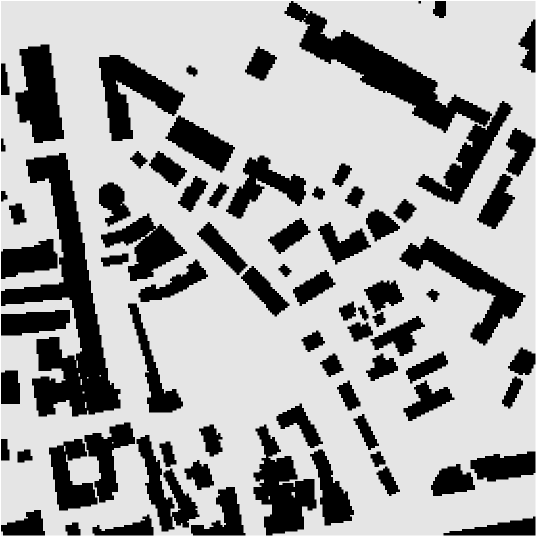
#> input picture Москва/Moscow_1_256.png, 1073 x 1073 px (shown at 1/2 size)
$ jupyter execute --allow-errors JPS_benchmarking.ipynb   (shell and % lines are left out)
#> lines starting #> are read from the running program, lines starting #| are printed output that depends on the picture
[cell 1]
from PIL import Image, ImageDraw
import matplotlib.image as mpimg
import numpy as np
import matplotlib.pyplot as plt
import math
import time
import heapq
from bitarray import bitarray

[cell 2]
# sep = "\\"  # вариант для Windows
sep = "/"  # вариат для Linux

Данный проект посвящён написанию и анализу работы такого алгоритма как JPS (Jump Poin Search). Здесь рассматриваются как
базовая реализация алгоритма JPS (почитать о ней можно тут: `http://grastien.net/ban/articles/hg-aaai11.pdf`), так и его модификация с помощью блоков (Block-based Symmetry Breaking) (почитать об этом можно тут: `https://harabor.net/data/papers/harabor-grastien-icaps14.pdf`). В коде далее есть небольшое количество комментариев, которые
могут прояснить непонятные моменты.

Также в данном проекте проводится сравнение написанных алгоритмов с базовым алгоритмом A*.

Задачи для тестирования взяты отсюда: `https://movingai.com/benchmarks/grids.html`.

В данной лабораторной у нас будет три карты (как и обычно, каждая карта - это некотрое прямоугольное поле из клеток, каждая клетка - либо свободна и в ней можно находиться, либо она занята препятствием) и для каждой карты будет по 100 задач (различной сложности! - эти задачи мы выбираем равномерно из сценариев для каждой из трёх карт (карты и сценарии к ним находятся по ссылке, показанной ранее)), которые тестируемые варианты алгоритма A* должны решить (каждая задача состоит из начальной клетки, из которой начинаем движение и конечной, в которую нам нужно найти кратчайший путь). Все карты предполагаются 8-связными (то есть из каждой клетки можно походить (если такой ход возможен) влево, вправо, вверх, вниз и 4 хода по диагонали). Ход в какую-то клетку возможен, если эта клетка не занята препятствием; также заметим, что в данной реализации мы предполагаем, что **можно срезать углы**.

Итак, для начала посмотрим на карты, которые выбраны для тестирования:

[cell 3]
_, ax = plt.subplots(nrows=1, ncols=3, figsize=(25, 15), dpi=400)
ax[0].imshow(mpimg.imread(sep.join(["Москва", "Moscow_1_256.png"])))
ax[1].imshow(mpimg.imread(sep.join(["IceFloes из Starcraft", "IceFloes.png"])))
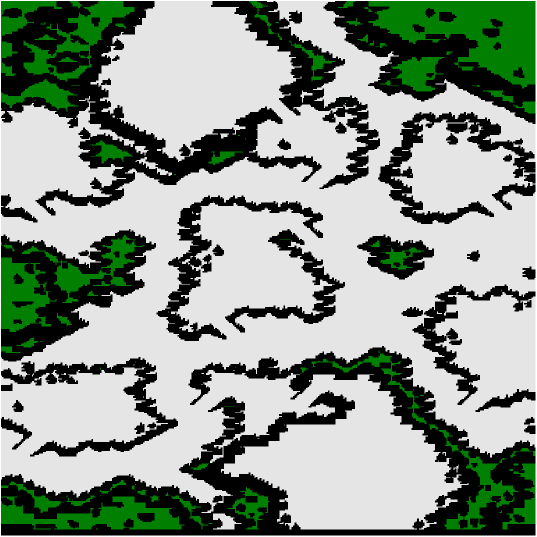
#> input picture IceFloes из Starcraft/IceFloes.png, 1073 x 1073 px (shown at 1/2 size)
#> (the rest of this cell did not finish here and is left out)

Первая карта - городская - а именно, это карта части города Москва. Вторая карта - это карта IceFloes из игры Starcraft, она
интресна формой препятствий, которые образуют области, внутри которых можно находиться, но, чтобы их них выбраться, необходимо
найти выход из препятствий, которые как ограда окружают область. Третья карта - карта lac304d из игры Dragon Age: Origins, её
форма напоминает круговой лабиринт - и чтобы дойти, например, от границы этого круга к его центру, нужно преодолеть множество
препятствий, образующих кольца вокруг центра.

Как можно заметить, все карты имеют совершенно разную топологию, благодаря чему наши тесты будут более объективными, а также
будут полезны не только для сравнения алгоритмов между собой, но и для сравнения эффективности одного алгоритма на разных картах.

В качестве вариантов алгоритма, которые мы будем тестировать, у нас будет обычный JPS, JPS с блоками и A* без перераскрытий (все алгоритмы c диагональной эвристикой). Для JPS с блоками мы рассмотрим 4 различных длин блока: 16, 32, 64, 128.

То есть всего у нас три набора по 100 задач для каждого из 6 вариантов алгоритма (4 штуки JPS с блоками, обычный JPS и один A*).

#### Далее код проекта:

[cell 4]
# [7 lines left out: function compute_cost, not called in this run]

[cell 5]
class Map:

    """=========================обычная часть класса Map, как и в предыдущих алгоритмах======================="""
    # [69 lines left out: functions __init__, read_from_string, set_grid_cells, in_bounds, traversable, get_neighbors, not called in this run]

    def get_size(self):
        return (self._height, self._width)


    """=========================часть класса, отвечающая за общую реализацию JPS:======================="""
    # [5 lines left out: function get_direction, not called in this run]

    def good(self, i, j):
        return self.in_bounds(i, j) and self.traversable(i, j)

    def wall(self, i, j):
        return self.in_bounds(i, j) and not self.traversable(i, j)

    # [42 lines left out: function pruning_neighbors, not called in this run]


    """=========================часть класса, отвечающая за дефолтную (без улучшений) реализацию JPS:======================="""
    # [31 lines left out: functions jump, DEFAULT_identify_successors, not called in this run]


    """=========================часть класса, отвечающая за реализацию JPS с BLOCK-улучшением:======================="""
    # [28 lines left out: function get_byte, not called in this run]

    def forced(self, B):
        ans = (B >> 1) & ~B
        return ans

    def get_BS(self, B_up, B_down, B_N):
        return self.forced(B_up) | self.forced(B_down) #| B_N - ОТЛИЧИЕ ОТ СТАТЬИ: тут мы не добавляем BN, а проверяем его отдельно, так как мы можем срезать углы - и удобнее BN (это фактически просто блок с препятствиями на пути) рассматривать отдельно

    # [4 lines left out: function ffs, not called in this run]

    def is_between(self, x, a, b):  # проверить, что x \in [a, b]
        return (x - a) * (x - b) <= 0

    # [105 lines left out: functions block_jump, get_successor_instead_N, several_compute_costs, BLOCK_identify_successors, not called in this run]

[cell 6]
class Node:  # обычный класс, как и в других алгоритмах поиска
    '''
    Node class represents a search node

    - i, j: coordinates of corresponding grid element
    - g: g-value of the node
    - h: h-value of the node // always 0 for Dijkstra
    - F: f-value of the node // always equal to g-value for Dijkstra
    - parent: pointer to the parent-node

    '''


    # [36 lines left out: functions __init__, __eq__, __hash__, __lt__, not called in this run]

[cell 7]
class SearchTreePQS:

    # [4 lines left out: function __init__, not called in this run]

    def __len__(self):
        return len(self._open) + len(self._closed)

    def open_is_empty(self):
        return len(self._open) == 0

    def add_to_open(self, item):
        heapq.heappush(self._open, item)
        return

    # [7 lines left out: function get_best_node_from_open, not called in this run]

    def add_to_closed(self, item):
        self._closed.add(item)

    def was_expanded(self, item):
        return item in self._closed

    @property
    def OPEN(self):
        return self._open

    @property
    def CLOSED(self):
        return self._closed

    @property
    def number_of_open_dublicates(self):
        return self._enc_open_dublicates

Далее определяем функцию диагональной метрики, для которой будем тестировать алгоритмы:

[cell 8]
# [4 lines left out: function octile_distance, not called in this run]

Далее обычный алгоритм A*:

[cell 9]
# [35 lines left out: function astar, not called in this run]

Код алгоритма JPS:

[cell 10]
# [52 lines left out: function JPS, not called in this run]

Функции для чтения карты и сценариев:

[cell 11]
def read_map_from_file(path):  # читаем карту из файла и возвращаем эту карту в виде объекста нашего класса Map
    map_file = open(path)
    _ = map_file.readline()
    height = int(map_file.readline().split()[1])
    width = int(map_file.readline().split()[1])
    _ = map_file.readline()
    cells = [[0 for _ in range(width)] for _ in range(height)]

    i = 0
    j = 0
    for line in map_file:
        j = 0
        for symbol in line:
            if symbol == '.' or symbol == 'G':
                cells[i][j] = 0
            else:
                cells[i][j] = 1

            j += 1
            if j == width: break

        i += 1
        if i == height: break

    map_file.close()
    read_map = Map()
    read_map.set_grid_cells(width, height, cells)

    return read_map

[cell 12]
# [22 lines left out: function read_scenarios_from_file, not called in this run]

Вводим предварительные данные для тестирования

[cell 13]
n = 100  # число сценариев для каждой карты
#> n = 100
eps = 1e-5  # число, на сколько могут отличаться float значения, чтобы мы считали их равными (это для сравнений длин кратчайших путей)

[cell 14]
# Три карты и по n=100 сценариев для каждой из них
num_maps = 3  # число карт

#> (the rest of this cell did not finish here and is left out)

moscow_scenes = read_scenarios_from_file(sep.join(["Москва", "Moscow_1_256.map.scen"]), n)  # и n сценариев к ней

icefloes_map = read_map_from_file(sep.join(["IceFloes из Starcraft", "IceFloes.map"]))
icefloes_scenes = read_scenarios_from_file(sep.join(["IceFloes из Starcraft", "IceFloes.map.scen"]), n)

dragon_map = read_map_from_file(sep.join(["lac304d из Dragon Age Origins", "lak304d.map"]))
dragon_scenes = read_scenarios_from_file(sep.join(["lac304d из Dragon Age Origins", "lak304d.map.scen"]), n)

tests_map = [moscow_map, icefloes_map, dragon_map]  # собираем все в массив
tests_scene = [moscow_scenes, icefloes_scenes, dragon_scenes]

[cell 15]
"""
Для каждого из 6 алгоритмов заводим по два
массива: steps и time. Оба массива в свою очередь содержат массивы для с результатами для каждой из карт.

В массиве steps хранится количество шагов алгоритма, которые он сделал для нахождения пути, а в массиве time хранится
время работы алгоритма.

Каждый массив steps хранит num_maps массивов для каждой карты, и в каждом таком массиве хранится n (число сценариев) чисел
- количетсв шагов алгоритма на каждом из n сценариев для данной карты. Для time аналогично. Таким образом, мы храним
данные для всех трех карт по отдельности.
"""

JPS_steps = [[] for _ in range(num_maps)]
JPS_block_16_steps = [[] for _ in range(num_maps)]
JPS_block_32_steps = [[] for _ in range(num_maps)]
JPS_block_64_steps = [[] for _ in range(num_maps)]
JPS_block_128_steps = [[] for _ in range(num_maps)]
A_steps = [[] for _ in range(num_maps)]

JPS_time = [[] for _ in range(num_maps)]
JPS_block_16_time = [[] for _ in range(num_maps)]
JPS_block_32_time = [[] for _ in range(num_maps)]
JPS_block_64_time = [[] for _ in range(num_maps)]
JPS_block_128_time = [[] for _ in range(num_maps)]
A_time = [[] for _ in range(num_maps)]

[cell 16]
# собираем всё для каждой метрики в массив
all_steps = [JPS_steps, JPS_block_16_steps, JPS_block_32_steps, JPS_block_64_steps, JPS_block_128_steps, A_steps]
all_time = [JPS_time, JPS_block_16_time, JPS_block_32_time, JPS_block_64_time, JPS_block_128_time, A_time]
# устанавливаем параметры (None - это обычный JPS, число - длина блока, "A" - это A*)
algorithms = [None, 16, 32, 64, 128, "A"]

[cell 17]
all_true_length = [[] for _ in range(num_maps)]

Для начала с помощью A* вычислим правильные длины наикратчайших путей (алгоритм A* был протестирован множество раз и в его правильности сомнений нет):

#> (a cell that did not finish here is left out)

[cell 19]
all_true_length

Наконец начинаем тестировать:

#> (a cell that did not finish here is left out)

Теперь отобразим результаты в симпатичном виде

[cell 21]
# но для начала для удобства все наши массивы переделаем в numpy

JPS_steps = np.array(JPS_steps)
JPS_block_16_steps = np.array(JPS_block_16_steps)
JPS_block_32_steps = np.array(JPS_block_32_steps)
JPS_block_64_steps = np.array(JPS_block_64_steps)
JPS_block_128_steps = np.array(JPS_block_128_steps)
A_steps = np.array(A_steps)

JPS_time = np.array(JPS_time)
JPS_block_16_time = np.array(JPS_block_16_time)
JPS_block_32_time = np.array(JPS_block_32_time)
JPS_block_64_time = np.array(JPS_block_64_time)
JPS_block_128_time = np.array(JPS_block_128_time)
A_time = np.array(A_time)

[cell 22]
_, ax = plt.subplots(figsize=(12, 5), dpi=400)
ax.set_title("Статистика количества шагов (=число раскрытий) алгоритмов\n (в виде ящиков с усами, нормировка на A*)")
ax.set_ylabel("Количество шагов, которое сделал алгоритм\n (% от количества шагов, сделанных алгоритмом A*)")

shift = 0.4  # сдвиг
index = 3 * np.arange(3)  # положение трех ящиков на оси x (мы 5 раз рисуем по три ящика в каждом из boxes_i - вот в кажом boxes_i положения этих трёх ящиков задаются index)

boxes1 = plt.boxplot((JPS_steps[0] / A_steps[0] * 100,
                      JPS_steps[1] / A_steps[1] * 100,
                      JPS_steps[2] / A_steps[2] * 100),
            showmeans=True, patch_artist=True, boxprops=dict(facecolor="crimson"),
            widths=shift / 2, positions=index, showfliers=False,
            medianprops=dict(linewidth=1.8, color="black"),
            meanprops=dict(markeredgewidth=0, markerfacecolor="cyan", markersize=8))

boxes2 = plt.boxplot((JPS_block_16_steps[0] / A_steps[0] * 100,
                      JPS_block_16_steps[1] / A_steps[1] * 100,
                      JPS_block_16_steps[2] / A_steps[2] * 100),
            showmeans=True, patch_artist=True, boxprops=dict(facecolor="yellowgreen"),
            widths=shift / 2, positions=index + 1 * shift, showfliers=False,
            medianprops=dict(linewidth=1.8, color="black"),
            meanprops=dict(markeredgewidth=0, markerfacecolor="cyan", markersize=8))

boxes3 = plt.boxplot((JPS_block_32_steps[0] / A_steps[0] * 100,
                      JPS_block_32_steps[1] / A_steps[1] * 100,
                      JPS_block_32_steps[2] / A_steps[2] * 100),
            showmeans=True, patch_artist=True, boxprops=dict(facecolor="teal"),
            widths=shift / 2, positions=index + 2 * shift, showfliers=False,
            medianprops=dict(linewidth=1.8, color="black"),
            meanprops=dict(markeredgewidth=0, markerfacecolor="cyan", markersize=8))

boxes4 = plt.boxplot((JPS_block_64_steps[0] / A_steps[0] * 100,
                      JPS_block_64_steps[1] / A_steps[1] * 100,
                      JPS_block_64_steps[2] / A_steps[2] * 100),
            showmeans=True, patch_artist=True, boxprops=dict(facecolor="orange"),
            widths=shift / 2, positions=index + 3 * shift, showfliers=False,
            medianprops=dict(linewidth=1.8, color="black"),
            meanprops=dict(markeredgewidth=0, markerfacecolor="cyan", markersize=8))

boxes5 = plt.boxplot((JPS_block_128_steps[0] / A_steps[0] * 100,
                      JPS_block_128_steps[1] / A_steps[1] * 100,
                      JPS_block_128_steps[2] / A_steps[2] * 100),
            showmeans=True, patch_artist=True, boxprops=dict(facecolor="magenta"),
            widths=shift / 2, positions=index + 4 * shift, showfliers=False,
            medianprops=dict(linewidth=1.8, color="black"),
            meanprops=dict(markeredgewidth=0, markerfacecolor="cyan", markersize=8))


plt.xticks(index + 2 * shift, ["Городская карта (Москва)", "Карта с явным делением на области \n      (из Starcraft)",
                           "Карта в виде кругового лабиринта \n      (из Dragon Origins)"])
plt.legend([boxes1["boxes"][0], boxes2["boxes"][0], boxes3["boxes"][0], boxes4["boxes"][0], boxes5["boxes"][0],
            boxes1["medians"][0], boxes1["means"][0]],
           ["JPS", "JPS, блок размера " + str(16), "JPS, блок размера " + str(32),
            "JPS, блок размера " + str(64), "JPS, блок размера " + str(128), "медиана", "среднее"],
            bbox_to_anchor = (1.05, 0.6), labelspacing=1.2)
#plt.savefig("boxplot_steps.png", transparent=False, bbox_inches="tight", facecolor='white')  # сохраняем всю картинку (transparent=False - чтобы фон самой диаграммы не был прозрачен, facecolor='white' - чтобы фон, где надписи был белым а не тусклым, bbox_inches="tight" - чтобы сохранялось все то, что выводится (а не обрезанный кусок))
plt.show()
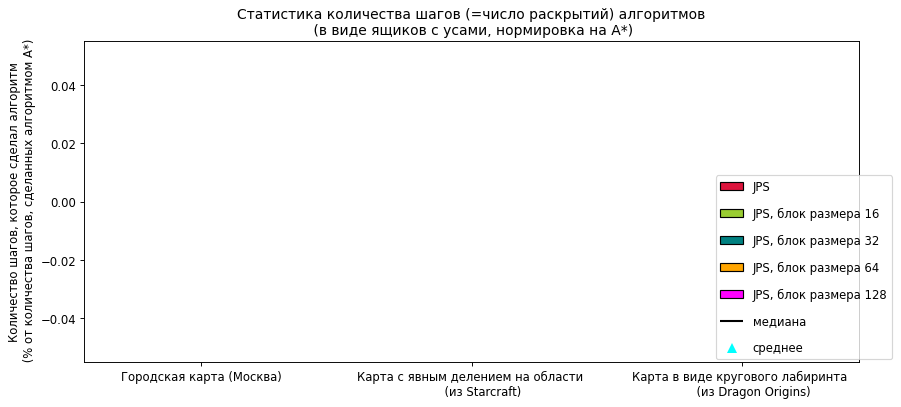
#> figure drawn by matplotlib, 1 panel

[cell 23]
_, ax = plt.subplots(figsize=(12, 5), dpi=400)
ax.set_title("Время работы алгоритмов\n (в виде ящиков с усами, нормировка на A*)")
ax.set_ylabel("Время, которое работал алгоритм\n (% от времени работы A*)")

shift = 0.4  # сдвиг
index = 3 * np.arange(3)  # положение трех ящиков на оси x (мы 5 раз рисуем по три ящика в каждом из boxes_i - вот в кажом boxes_i положения этих трёх ящиков задаются index)

def ind_gt_zero(array):
    return array > eps

ind0 = ind_gt_zero(A_time[0])
ind1 = ind_gt_zero(A_time[1])
ind2 = ind_gt_zero(A_time[2])

boxes1 = plt.boxplot((JPS_time[0][ind0] / A_time[0][ind0] * 100,
                      JPS_time[1][ind1] / A_time[1][ind1] * 100,
                      JPS_time[2][ind2] / A_time[2][ind2] * 100),
            showmeans=True, patch_artist=True, boxprops=dict(facecolor="crimson"),
            widths=shift / 2, positions=index, showfliers=False,
            medianprops=dict(linewidth=1.8, color="black"),
            meanprops=dict(markeredgewidth=0, markerfacecolor="cyan", markersize=8))

boxes2 = plt.boxplot((JPS_block_16_time[0][ind0] / A_time[0][ind0] * 100,
                      JPS_block_16_time[1][ind1] / A_time[1][ind1] * 100,
                      JPS_block_16_time[2][ind2] / A_time[2][ind2] * 100),
            showmeans=True, patch_artist=True, boxprops=dict(facecolor="yellowgreen"),
            widths=shift / 2, positions=index + 1 * shift, showfliers=False,
            medianprops=dict(linewidth=1.8, color="black"),
            meanprops=dict(markeredgewidth=0, markerfacecolor="cyan", markersize=8))

boxes3 = plt.boxplot((JPS_block_32_time[0][ind0] / A_time[0][ind0] * 100,
                      JPS_block_32_time[1][ind1] / A_time[1][ind1] * 100,
                      JPS_block_32_time[2][ind2] / A_time[2][ind2] * 100),
            showmeans=True, patch_artist=True, boxprops=dict(facecolor="teal"),
            widths=shift / 2, positions=index + 2 * shift, showfliers=False,
            medianprops=dict(linewidth=1.8, color="black"),
            meanprops=dict(markeredgewidth=0, markerfacecolor="cyan", markersize=8))

boxes4 = plt.boxplot((JPS_block_64_time[0][ind0] / A_time[0][ind0] * 100,
                      JPS_block_64_time[1][ind1] / A_time[1][ind1] * 100,
                      JPS_block_64_time[2][ind2] / A_time[2][ind2] * 100),
            showmeans=True, patch_artist=True, boxprops=dict(facecolor="orange"),
            widths=shift / 2, positions=index + 3 * shift, showfliers=False,
            medianprops=dict(linewidth=1.8, color="black"),
            meanprops=dict(markeredgewidth=0, markerfacecolor="cyan", markersize=8))

boxes5 = plt.boxplot((JPS_block_128_time[0][ind0] / A_time[0][ind0] * 100,
                      JPS_block_128_time[1][ind1] / A_time[1][ind1] * 100,
                      JPS_block_128_time[2][ind2] / A_time[2][ind2] * 100),
            showmeans=True, patch_artist=True, boxprops=dict(facecolor="magenta"),
            widths=shift / 2, positions=index + 4 * shift, showfliers=False,
            medianprops=dict(linewidth=1.8, color="black"),
            meanprops=dict(markeredgewidth=0, markerfacecolor="cyan", markersize=8))


plt.xticks(index + 2 * shift, ["Городская карта (Москва)", "Карта с явным делением на области \n      (из Starcraft)",
                           "Карта в виде кругового лабиринта \n      (из Dragon Origins)"])
plt.legend([boxes1["boxes"][0], boxes2["boxes"][0], boxes3["boxes"][0], boxes4["boxes"][0], boxes5["boxes"][0],
            boxes1["medians"][0], boxes1["means"][0]],
           ["JPS", "JPS, блок размера " + str(16), "JPS, блок размера " + str(32),
            "JPS, блок размера " + str(64), "JPS, блок размера " + str(128), "медиана", "среднее"],
            bbox_to_anchor = (1.05, 0.6), labelspacing=1.2)
# plt.savefig("boxplot_time.png", transparent=False, bbox_inches="tight", facecolor='white')  # сохраняем всю картинку (transparent=False - чтобы фон самой диаграммы не был прозрачен, facecolor='white' - чтобы фон, где надписи был белым а не тусклым, bbox_inches="tight" - чтобы сохранялось все то, что выводится (а не обрезанный кусок))
plt.show()
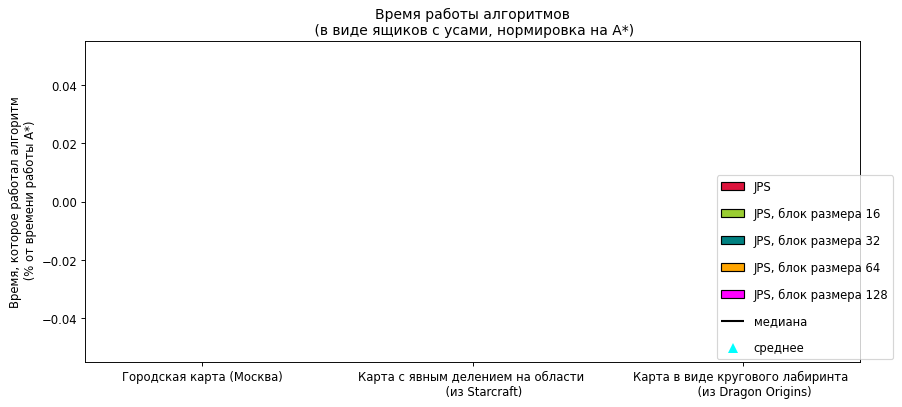
#> figure drawn by matplotlib, 1 panel
